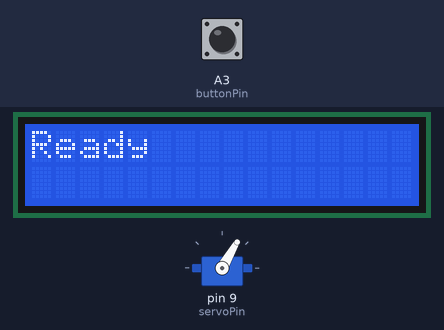
The sketch below on a simulated Arduino Uno, built with avr-gcc and run on an emulated ATmega328P. On the bench: servo, 16×2 character LCD. The inputs (shaded band) are chosen by the test bench; at power-on: A3 (buttonPin) HIGH.

Above: at 1.2 s.
1.3 s: A3 (buttonPin) pulled LOW for 0.15 s
At 2.3 s:
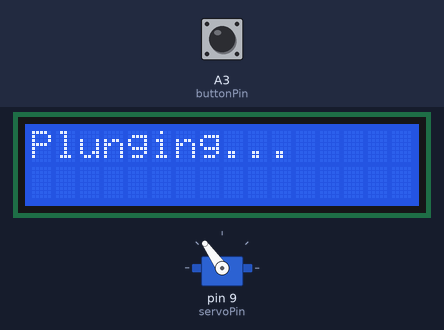
Timing chart, 0 to 8.6 s (numbered marks = the images above; inputs shaded):
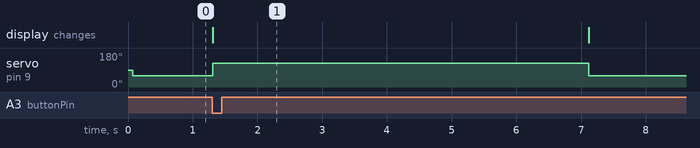

Measured:
- after the input at 1.3 s, servo on pin 9 (servoPin): 60° → 125° at once, → 60° 5.8 s later; the display: changes at once (image 1)

The sketch:

sketch_may21a_Test_Plunge.ino
```cpp
//DMW - 2025/05/21
#include <Servo.h>
#include <Wire.h>
#include <LiquidCrystal_I2C.h>

/* ─── user settings ───────────────────────────────────────────── */
const int buttonPin   = A3;     // push-button (active HIGH)
const int servoPin    = 9;      // servo PWM
const int parkDeg     = 90;     // servo angle when idle
const int plungeDeg   = 180;    // servo angle for plunge
const uint16_t servoSettle = 800;   // ms to let servo reach position
const uint16_t readyDelay  = 5000;  // ms before system is ready again
/* ─────────────────────────────────────────────────────────────── */

Servo servoArm;
LiquidCrystal_I2C lcd(0x27, 16, 2);

/* map [0,270]° → [500,2500] µs and write ------------------------ */
inline void servoWriteDeg(int deg) {
  servoArm.writeMicroseconds(map(deg, 0, 270, 500, 2500));
}

/* show “Ready” screen ------------------------------------------- */
inline void showReady() {
  lcd.clear();
  lcd.print("Ready");
}

void setup() {
  servoArm.attach(servoPin);

  lcd.init();
  lcd.backlight();

  pinMode(buttonPin, INPUT);

  servoWriteDeg(parkDeg);
  showReady();
}

void loop() {
  /* wait for button press ---------------------------------------- */
  if (!digitalRead(buttonPin)) return;          // idle until pressed
  while (digitalRead(buttonPin)) {}             // simple debounce

  /* plunge sequence --------------------------------------------- */
  lcd.clear();
  lcd.print("Plunging...");
  servoWriteDeg(plungeDeg);
  delay(servoSettle);                           // allow motion

  /* keep plunger down for 5 s ----------------------------------- */
  delay(readyDelay);

  /* reset and show ready ---------------------------------------- */
  servoWriteDeg(parkDeg);
  showReady();
}
```
